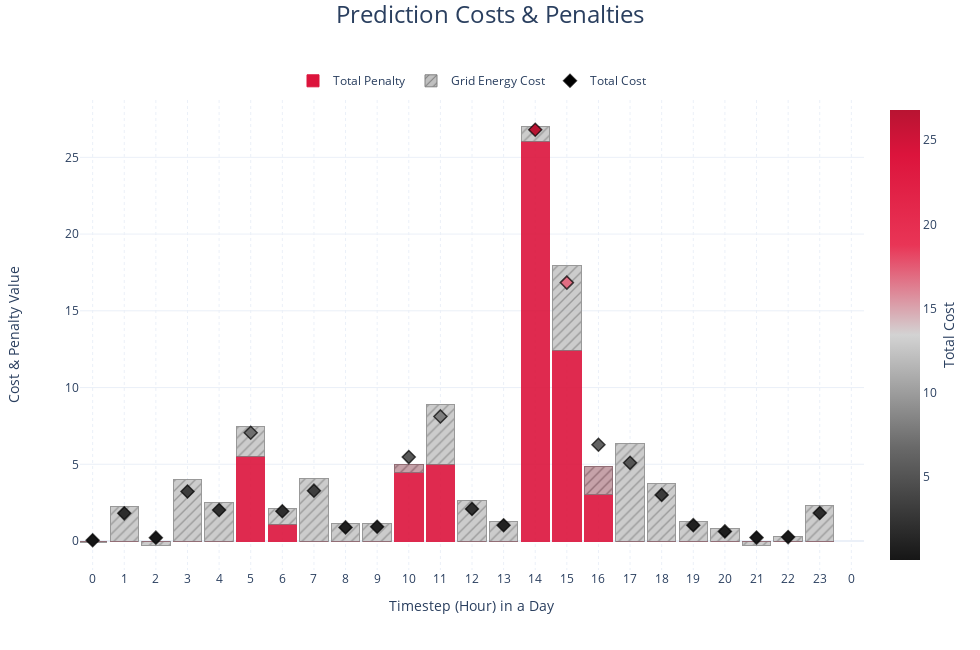

Notebook code for this chart:
### Markdown cell above
#### Prediction Reward - Costs and Penalties

### Code cell
subplot_fig = go.Figure()

total_cost = costs_predictions['Total Cost']
total_penalty = costs_predictions['Total Penalty']
grid_cost = costs_predictions['Grid Energy Cost']

subplot_fig.add_bar(y=total_penalty, showlegend=True, yaxis='y', width=0.9,
                    marker=dict(color='crimson', opacity=0.9, line_width=1, line_color='crimson'), name='Total Penalty')
subplot_fig.add_bar(y=grid_cost, showlegend=True, yaxis='y', width=0.9,
                    marker=dict(color='silver', opacity=0.8, line_width=1, line_color='grey', pattern=dict(shape='/', fillmode='overlay', size=7)), name='Grid Energy Cost')

subplot_fig.add_scatter(x=costs_predictions.index, y=total_cost, line_shape='linear', name='Total Cost', mode='markers',
                        marker=dict(size=10, symbol='diamond', line=dict(width=1.5), color=total_cost, coloraxis='coloraxis'), line=dict(color='rgba(0,0,0,0.7)'),
                        showlegend=True, yaxis='y', legendgroup='Total Cost')

subplot_fig.add_annotation(x=-0.1, y=0.5, text="Cost & Penalty Value", xanchor='left', yanchor='middle', textangle=-90, xref="paper", yref="paper", font_size=14, showarrow=False)
subplot_fig.add_annotation(x=0.5, y=-0.1, text="Timestep (Hour) in a Day", textangle=0, xref="paper", yref="paper", font_size=14, showarrow=False)

max_timestep = int(initial_training_data.Departure.max() + 1)
subplot_fig.update_layout(title="Prediction Costs & Penalties",
                          yaxis=dict(title=''), barmode='overlay')
subplot_fig.update_xaxes(tickformat='', griddash="dot", title='', range=[-0.4, 24.4],
                         tickvals=[i for i in range(max_timestep)],
                         ticktext=[str(i%24) for i in range(max_timestep)])

# For plot export: w(1280)xh(720), w(1920)xh(1080)
# For better overview in jupyter: w(850)xh(650)
plot_width = 980
plot_height = 650


total_cost_max = total_cost.max()
ytype = 'log' if total_cost_max > 10000 else 'linear'
ymax_margin = 6 if ytype == 'log' else round(total_cost_max + total_cost_max/10)
yyaxistext = '- log scale' if ytype == 'log' else ''
ydtick = 1 if ytype == 'log' else 5
subplot_fig.update_yaxes(nticks=6, dtick=0.2)
subplot_fig.update_layout(height=plot_height, width=plot_width, title=dict(xanchor="center", x=0.5, font_size=24, y=0.99), 
                          showlegend=True, coloraxis=dict(colorscale=[[0, 'rgb(22, 22, 22)'], [0.25, 'dimgrey'], [0.5, 'lightgrey'], [0.7, '#E93556'], [0.9, 'crimson'], [1, '#B81432']], 
                                                          colorbar=dict(title=dict(text='Total Cost', side='right'))), barmode='stack',
                          legend=dict(x=0.5, orientation='h', yanchor='bottom', entrywidth=0, y=1.01, xanchor='center'), scattermode='overlay',
                          yaxis=dict(tickformat=" ,.2~g", nticks=5, dtick=ydtick, type=f'{ytype}'))


subplot_fig.show()

del max_timestep, plot_width, plot_height

### Figure 1 — Plotly figure (JSON) as saved in the notebook; plotly's stock layout.template omitted (floating-point values rounded to 4 significant figures)
{"data": [{"marker": {"color": "crimson", "line": {"color": "crimson", "width": 1}, "opacity": 0.9}, "name": "Total Penalty", "showlegend": true, "type": "bar", "width": 0.9, "y": [0, 0, 0, 0, 0, 5.5, 1.107, 0, 0, 0, 5.017, 5.017, 0, 0, 26.02, 12.43, 4.837, 0, 0, 0, 0, 0, 0, 0], "yaxis": "y"}, {"marker": {"color": "silver", "line": {"color": "grey", "width": 1}, "opacity": 0.8, "pattern": {"fillmode": "overlay", "shape": "/", "size": 7}}, "name": "Grid Energy Cost", "showlegend": true, "type": "bar", "width": 0.9, "y": [-0.06462, 2.256, -0.275, 4.04, 2.533, 1.94, 1.039, 4.103, 1.113, 1.168, -0.5652, 3.878, 2.618, 1.285, 0.9747, 5.506, -1.799, 6.371, 3.758, 1.294, 0.7858, -0.2797, 0.324, 2.288], "yaxis": "y"}, {"legendgroup": "Total Cost", "line": {"color": "rgba(0,0,0,0.7)", "shape": "linear"}, "marker": {"color": [0.0517, 1.805, 0.22, 3.232, 2.026, 7.052, 1.938, 3.282, 0.8904, 0.9347, 5.469, 8.119, 2.095, 1.028, 26.8, 16.84, 6.276, 5.097, 3.006, 1.035, 0.6286, 0.2238, 0.2592, 1.83], "coloraxis": "coloraxis", "line": {"width": 1.5}, "size": 10, "symbol": "diamond"}, "mode": "markers", "name": "Total Cost", "showlegend": true, "type": "scatter", "x": [0, 1, 2, 3, 4, 5, 6, 7, 8, 9, 10, 11, 12, 13, 14, 15, 16, 17, 18, 19, 20, 21, 22, 23], "y": [0.0517, 1.805, 0.22, 3.232, 2.026, 7.052, 1.938, 3.282, 0.8904, 0.9347, 5.469, 8.119, 2.095, 1.028, 26.8, 16.84, 6.276, 5.097, 3.006, 1.035, 0.6286, 0.2238, 0.2592, 1.83], "yaxis": "y"}], "layout": {"annotations": [{"font": {"size": 14}, "showarrow": false, "text": "Cost & Penalty Value", "textangle": -90, "x": -0.1, "xanchor": "left", "xref": "paper", "y": 0.5, "yanchor": "middle", "yref": "paper"}, {"font": {"size": 14}, "showarrow": false, "text": "Timestep (Hour) in a Day", "textangle": 0, "x": 0.5, "xref": "paper", "y": -0.1, "yref": "paper"}], "barmode": "stack", "coloraxis": {"colorbar": {"title": {"side": "right", "text": "Total Cost"}}, "colorscale": [[0, "rgb(22, 22, 22)"], [0.25, "dimgrey"], [0.5, "lightgrey"], [0.7, "#E93556"], [0.9, "crimson"], [1, "#B81432"]]}, "height": 650, "legend": {"entrywidth": 0, "orientation": "h", "x": 0.5, "xanchor": "center", "y": 1.01, "yanchor": "bottom"}, "scattermode": "overlay", "showlegend": true, "title": {"font": {"size": 24}, "text": "Prediction Costs & Penalties", "x": 0.5, "xanchor": "center", "y": 0.99}, "width": 980, "xaxis": {"griddash": "dot", "range": [-0.4, 24.4], "tickformat": "", "ticktext": ["0", "1", "2", "3", "4", "5", "6", "7", "8", "9", "10", "11", "12", "13", "14", "15", "16", "17", "18", "19", "20", "21", "22", "23", "0", "1", "2", "3"], "tickvals": [0, 1, 2, 3, 4, 5, 6, 7, 8, 9, 10, 11, 12, 13, 14, 15, 16, 17, 18, 19, 20, 21, 22, 23, 24, 25, 26, 27], "title": {"text": ""}}, "yaxis": {"dtick": 5, "nticks": 5, "tickformat": " ,.2~g", "title": {"text": ""}, "type": "linear"}}}
